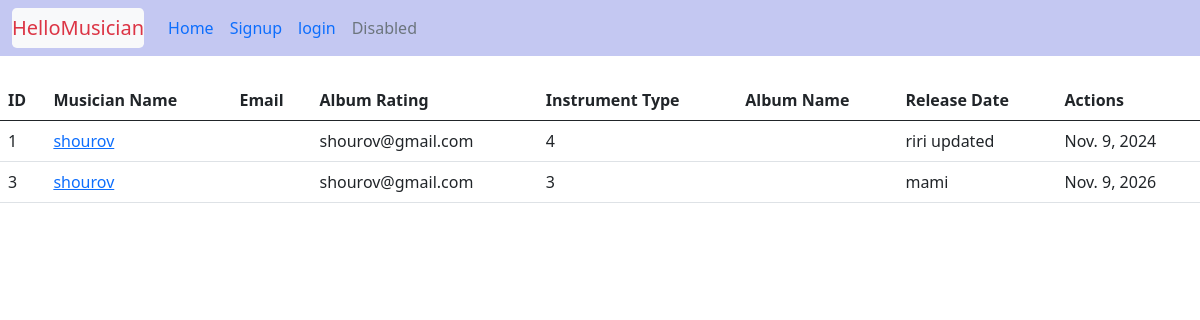
The app's page /album/adds/ with its own data.
### Album/models.py (models this page shows, shortened)
class album(models.Model):
    albumName = models.CharField(max_length=30)
    albumReleaseDate = models.DateField()
    rating = models.IntegerField()
    musician = models.ForeignKey(Musician, on_delete=models.CASCADE)

### musician/models.py (models this page shows, shortened)
class Musician(models.Model):
    firstName = models.CharField(max_length=50)
    lastName = models.CharField(max_length=50)
    email = models.EmailField()
    phoneNumber = models.CharField(max_length=12)
    instrumentType = models.CharField(max_length=30)

### Album/views.py (the view)
# urls.py: path('adds/', views.Music_album, name='showing_album'),
def Music_album(request):
    data = album.objects.all()
    return render(request, 'show_album.html', {'data':data})

### Album/templates/show_album.html (shortened to what this page needs)
{% extends 'base.html' %}
{% load crispy_forms_tags %}
{% block content %}
<table class="table mt-4">
    <thead>
      <tr>
        <th scope="col">ID</th>
        <th scope="col">Musician Name</th>
        <th scope="col">Email</th>
        <th scope="col">Album Rating</th>
        <th scope="col">Instrument Type</th>
        <th scope="col">Album Name</th>
        <th scope="col">Release Date</th>
        <th scope="col">Actions</th>
      </tr>
    </thead>
    <tbody>
    {% for i in data %}
      <tr>
        <td>{{i.id}}</td>
        <td><a href="{% url 'edit' i.id %}">{{i.musician.firstName}}</a></td>
        <td>{{i.musician.last_name}}</td>
        <td>{{i.musician.email}}</td>
        <td>{{i.rating}}</td>
        <td>{{i.musician.instrument_type}}</td>
        <td>{{i.albumName}}</td>
        <td>{{i.albumReleaseDate}}</td>
      </tr>
    {% endfor %}
    </tbody>
  </table>
{% endblock %}

### records on screen
album: id "1", musician.firstName "shourov", musician.email "shourov@gmail.com", rating "4", albumName "riri updated", albumReleaseDate "Nov. 9, 2024"
album: id "3", musician.firstName "shourov", musician.email "shourov@gmail.com", rating "3", albumName "mami", albumReleaseDate "Nov. 9, 2026"
